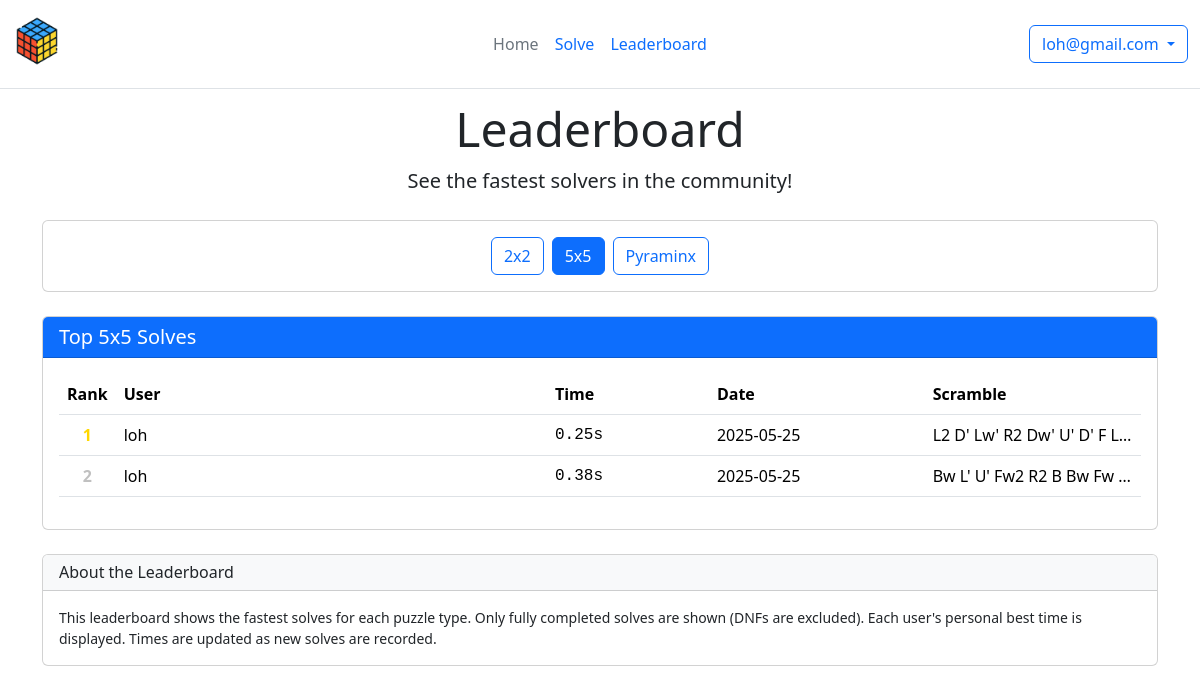
The app's page /leaderboard/5x5 (signed in) with its own data.
### main.py (models this page shows, shortened)
class User(db.Model):
    id = db.Column(db.Integer, primary_key=True)
    email = db.Column(db.String(120), unique=True, nullable=False)
    password_hash = db.Column(db.String(128), nullable=False)
    solves = db.relationship('Solve', backref='solver', lazy=True)

class Solve(db.Model):
    id = db.Column(db.Integer, primary_key=True)
    time = db.Column(db.Float, nullable=False)
    date = db.Column(db.DateTime, default=datetime.utcnow)
    user_id = db.Column(db.Integer, db.ForeignKey('user.id'), nullable=False)
    cube_id = db.Column(db.Integer, db.ForeignKey('cube.id'), nullable=False)
    user = db.relationship('User')

class Cube(db.Model):
    id = db.Column(db.Integer, primary_key=True)
    cube_type = db.Column(db.String(20), nullable=False)
    pattern = db.Column(db.String(200), nullable=True)
    solves = db.relationship('Solve', backref='cube', lazy=True)

### main.py (the view)
@app.route('/leaderboard')
@app.route('/leaderboard/<cube_type>')
def leaderboard(cube_type=None):
    available_cube_types = db.session.query(Cube.cube_type).distinct().all()
    available_cube_types = [c[0] for c in available_cube_types]
    if not cube_type or cube_type not in available_cube_types:
        cube_type = available_cube_types[0] if available_cube_types else '3x3'
    best_solves_query = db.session.query(
        User.email,
        Solve.time,
        Solve.date,
        Cube.pattern
    ).join(
        User, User.id == Solve.user_id
    ).join(
        Cube, Cube.id == Solve.cube_id
    ).filter(
        Cube.cube_type == cube_type,
        Solve.time > 0
    ).order_by(
        Solve.time
    ).limit(50)
    top_solves = best_solves_query.all()
    return render_template(
        'leaderboard.html',
        top_solves=top_solves,
        cube_type=cube_type,
        available_cube_types=available_cube_types
    )

### templates/leaderboard.html (shortened to what this page needs)
{% extends 'base.html' %}
{% block stylesheet %}
<link rel="stylesheet" href="{{ url_for('static', filename='css/leaderboard.css') }}">
{% endblock %}
{% block header %}
<div class="text-center mb-4">
  <h1 class="display-5">Leaderboard</h1>
  <p class="lead">See the fastest solvers in the community!</p>
</div>
{% endblock %}
{% block body %}
<div class="container">
  <div class="card mb-4">
    <div class="card-body">
      <div class="d-flex flex-wrap gap-2 justify-content-center">
        {% for type in available_cube_types %}
        <a href="{{ url_for('leaderboard', cube_type=type) }}"
          class="btn {% if type == cube_type %}btn-primary{% else %}btn-outline-primary{% endif %}">
          {{ type }}
        </a>
        {% endfor %}
      </div>
    </div>
  </div>
  <div class="card">
    <div class="card-header bg-primary text-white">
      <h5 class="card-title mb-0">Top {{ cube_type }} Solves</h5>
    </div>
    <div class="card-body">
      {% if top_solves %}
      <div class="table-responsive">
        <table class="table table-hover">
          <thead>
            <tr>
              <th width="5%">Rank</th>
              <th width="40%">User</th>
              <th width="15%">Time</th>
              <th width="20%">Date</th>
              <th width="20%">Scramble</th>
            </tr>
          </thead>
          <tbody>
            {% for solve in top_solves %}
            <tr class="{% if loop.index <= 3 %}top-{{ loop.index }}{% endif %}">
              <td class="rank">{{ loop.index }}</td>
              <td>{{ solve.email.split('@')[0] }}</td>
              <td class="time">{{ "%.2f"|format(solve.time) }}s</td>
              <td>{{ solve.date.strftime('%Y-%m-%d') }}</td>
              <td class="text-truncate" style="max-width: 200px;" title="{{ solve.pattern }}">
                {{ solve.pattern }}
              </td>
            </tr>
            {% endfor %}
          </tbody>
        </table>
      </div>
      {% else %}
      <div class="alert alert-info">
        No solves recorded for {{ cube_type }} yet. <a href="{{ url_for('solve') }}">Be the first!</a>
      </div>
      {% endif %}
    </div>
  </div>
  <div class="card mt-4">
    <div class="card-header bg-light">
      <h6 class="mb-0">About the Leaderboard</h6>
    </div>
    <div class="card-body">
      <p class="small mb-0">
        This leaderboard shows the fastest solves for each puzzle type. Only fully completed solves are shown (DNFs are excluded).
        Each user's personal best time is displayed. Times are updated as new solves are recorded.
      </p>
    </div>
  </div>
</div>
{% endblock %}

### templates/base.html (shortened to what this page needs)
<!doctype html>
<html lang="en">
<head>
    <link rel="stylesheet" href="{{ url_for('static', filename='css/main.css') }}">
    <link rel="stylesheet" href="{{ url_for('static', filename='css/base.css') }}">
    <link rel="stylesheet" href="https://cdn.jsdelivr.net/npm/bootstrap@5.3.3/dist/css/bootstrap.min.css">
    <link rel="stylesheet" href="https://cdn.jsdelivr.net/npm/bootstrap-icons@1.11.1/font/bootstrap-icons.css">
    {% block stylesheet %}{% endblock %}
</head>
<body class="d-flex flex-column min-vh-100">
    <header class="fixed-top bg-white d-flex flex-wrap align-items-center justify-content-center justify-content-md-between py-3 border-bottom">
        <div class="container-fluid">
            <div class="d-flex flex-wrap align-items-center justify-content-center justify-content-md-between">
                <div class="col-md-3 mb-2 mb-md-0"><a href="/" class="d-inline-flex link-body-emphasis text-decoration-none">
                    <img src="{{ url_for('static', filename='images/rubik.png') }}"
                        alt="My Logo"
                        width="50"
                        height="50"
                        class="bi"/>
                </a></div>
                <ul class="nav col-12 col-md-auto mb-2 justify-content-center mb-md-0">
                    <li><a href="/" class="nav-link px-2 link-secondary">Home</a></li>
                    <li><a href="/solve" class="nav-link px-2">Solve</a></li>
                    <li><a href="/leaderboard" class="nav-link px-2">Leaderboard</a></li>
                </ul>
                <div class="col-md-3 text-end">
                    {% if session.email %}
                    <div class="dropdown">
                        <button
                                class="btn btn-outline-primary dropdown-toggle"
                                type="button"
                                id="userDropdown"
                                data-bs-toggle="dropdown"
                                aria-expanded="false">
                            {{ session.email }}
                        </button>
                    </div>
                    {% else %}
                    <a style="text-decoration:none;" href="{{ url_for('login') }}">
                        <button type="button" class="btn btn-outline-primary me-2">Login</button>
                    </a>
                    {% endif %}
                </div>
            </div>
        </div>
    </header>
    <main class="container-fluid flex-grow-1">
        {% block header %}{% endblock %}
        {% block body %}{% endblock %}
    </main>
</body>
</html>

### static/css/main.css (style rules this page uses)
*, *::before, *::after { box-sizing: border-box; }
html, body { margin: 0; padding: 0; }

### static/css/base.css (style rules this page uses)
body { padding-top: 100px; }
.fixed-top { background-color: white; z-index: 1030; }

### static/css/leaderboard.css (style rules this page uses)
.top-1 { background-color: rgba(255, 215, 0, 0.15) !important; }
.top-1 .rank { font-weight: bold; color: #FFD700; }
.top-2 { background-color: rgba(192, 192, 192, 0.15) !important; }
.top-2 .rank { font-weight: bold; color: #C0C0C0; }
.time { font-family: 'Roboto Mono', monospace, sans-serif; font-weight: 500; }
.rank { font-weight: bold; text-align: center; }
.table-responsive { overflow-x: auto; -webkit-overflow-scrolling: touch; }

### records on screen
User: email "loh@gmail.com"
Solve: email "loh", time "0.25", date "2025-05-25", pattern "L2 D' Lw' R2 Dw' U' D' F L…"
Solve: email "loh", time "0.38", date "2025-05-25", pattern "Bw L' U' Fw2 R2 B Bw Fw…"

### other values on screen
{{ type }} "2x2" "5x5" "Pyraminx"
{{ cube_type }} "5x5"
